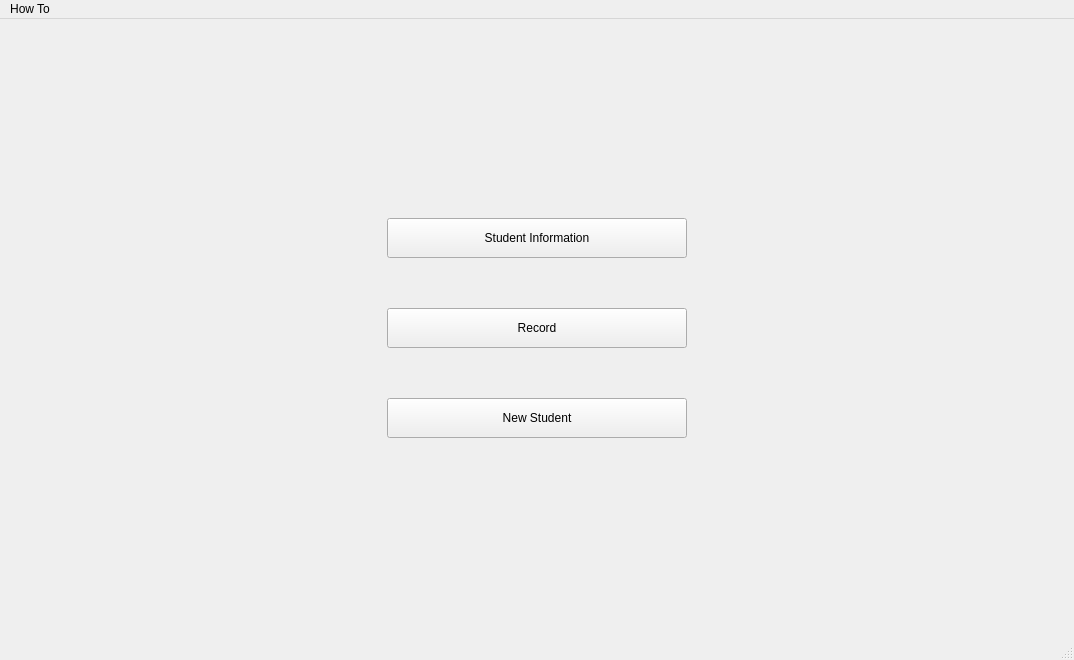
<?xml version="1.0" encoding="UTF-8"?>
<ui version="4.0">
 <class>MainWindow</class>
 <widget class="QMainWindow" name="MainWindow">
  <property name="geometry">
   <rect>
    <x>0</x>
    <y>0</y>
    <width>1074</width>
    <height>660</height>
   </rect>
  </property>
  <property name="sizePolicy">
   <sizepolicy hsizetype="Expanding" vsizetype="Expanding">
    <horstretch>0</horstretch>
    <verstretch>0</verstretch>
   </sizepolicy>
  </property>
  <property name="windowTitle">
   <string>Automatic Student Attendance System</string>
  </property>
  <widget class="QWidget" name="centralwidget">
   <property name="sizePolicy">
    <sizepolicy hsizetype="Expanding" vsizetype="Expanding">
     <horstretch>0</horstretch>
     <verstretch>0</verstretch>
    </sizepolicy>
   </property>
   <layout class="QVBoxLayout" name="verticalLayout_3">
    <item>
     <widget class="QStackedWidget" name="stackedWidget">
      <property name="sizePolicy">
       <sizepolicy hsizetype="Expanding" vsizetype="Expanding">
        <horstretch>0</horstretch>
        <verstretch>0</verstretch>
       </sizepolicy>
      </property>
      <property name="minimumSize">
       <size>
        <width>0</width>
        <height>0</height>
       </size>
      </property>
      <property name="currentIndex">
       <number>0</number>
      </property>
      <widget class="QWidget" name="Home">
       <property name="sizePolicy">
        <sizepolicy hsizetype="Expanding" vsizetype="Expanding">
         <horstretch>0</horstretch>
         <verstretch>0</verstretch>
        </sizepolicy>
       </property>
       <layout class="QVBoxLayout" name="verticalLayout_9">
        <item>
         <layout class="QGridLayout" name="home_grid">
          <property name="verticalSpacing">
           <number>50</number>
          </property>
          <item row="1" column="0">
           <widget class="QPushButton" name="b2">
            <property name="sizePolicy">
             <sizepolicy hsizetype="MinimumExpanding" vsizetype="Fixed">
              <horstretch>0</horstretch>
              <verstretch>0</verstretch>
             </sizepolicy>
            </property>
            <property name="minimumSize">
             <size>
              <width>300</width>
              <height>40</height>
             </size>
            </property>
            <property name="maximumSize">
             <size>
              <width>300</width>
              <height>40</height>
             </size>
            </property>
            <property name="text">
             <string>Record</string>
            </property>
           </widget>
          </item>
          <item row="0" column="0">
           <widget class="QPushButton" name="b1">
            <property name="sizePolicy">
             <sizepolicy hsizetype="MinimumExpanding" vsizetype="Fixed">
              <horstretch>0</horstretch>
              <verstretch>0</verstretch>
             </sizepolicy>
            </property>
            <property name="minimumSize">
             <size>
              <width>300</width>
              <height>40</height>
             </size>
            </property>
            <property name="maximumSize">
             <size>
              <width>300</width>
              <height>40</height>
             </size>
            </property>
            <property name="text">
             <string>Student Information</string>
            </property>
           </widget>
          </item>
          <item row="2" column="0">
           <widget class="QPushButton" name="b3">
            <property name="sizePolicy">
             <sizepolicy hsizetype="MinimumExpanding" vsizetype="Fixed">
              <horstretch>0</horstretch>
              <verstretch>0</verstretch>
             </sizepolicy>
            </property>
            <property name="minimumSize">
             <size>
              <width>300</width>
              <height>40</height>
             </size>
            </property>
            <property name="maximumSize">
             <size>
              <width>300</width>
              <height>40</height>
             </size>
            </property>
            <property name="text">
             <string>New Student</string>
            </property>
           </widget>
          </item>
         </layout>
        </item>
       </layout>
      </widget>
      <widget class="QWidget" name="Informations">
       <property name="sizePolicy">
        <sizepolicy hsizetype="Expanding" vsizetype="Expanding">
         <horstretch>0</horstretch>
         <verstretch>0</verstretch>
        </sizepolicy>
       </property>
       <layout class="QVBoxLayout" name="verticalLayout_4">
        <item>
         <layout class="QVBoxLayout" name="student_info_layout" stretch="1,15">
          <item>
           <layout class="QHBoxLayout" name="horizontalLayout">
            <item>
             <widget class="QComboBox" name="class_selection"/>
            </item>
            <item>
             <widget class="QPushButton" name="save_student_info_btn">
              <property name="text">
               <string>Save</string>
              </property>
             </widget>
            </item>
            <item>
             <widget class="QPushButton" name="close_student_info_btn">
              <property name="text">
               <string>Close</string>
              </property>
             </widget>
            </item>
           </layout>
          </item>
          <item>
           <widget class="QTableWidget" name="student_info">
            <property name="font">
             <font>
              <family>Times New Roman</family>
              <pointsize>14</pointsize>
             </font>
            </property>
           </widget>
          </item>
         </layout>
        </item>
       </layout>
      </widget>
      <widget class="QWidget" name="Record">
       <property name="sizePolicy">
        <sizepolicy hsizetype="Expanding" vsizetype="Expanding">
         <horstretch>0</horstretch>
         <verstretch>0</verstretch>
        </sizepolicy>
       </property>
       <layout class="QVBoxLayout" name="verticalLayout_2">
        <item>
         <layout class="QHBoxLayout" name="record_grid" stretch="2,1">
          <item>
           <layout class="QVBoxLayout" name="webcam_layout">
            <item>
             <widget class="QLabel" name="webcam">
              <property name="text">
               <string/>
              </property>
             </widget>
            </item>
            <item alignment="Qt::AlignHCenter">
             <widget class="QPushButton" name="close_button">
              <property name="minimumSize">
               <size>
                <width>200</width>
                <height>40</height>
               </size>
              </property>
              <property name="maximumSize">
               <size>
                <width>200</width>
                <height>40</height>
               </size>
              </property>
              <property name="text">
               <string>Close</string>
              </property>
             </widget>
            </item>
           </layout>
          </item>
          <item>
           <layout class="QVBoxLayout" name="verticalLayout" stretch="1,1,8">
            <item>
             <layout class="QHBoxLayout" name="date_layout" stretch="1,2">
              <item>
               <widget class="QLabel" name="date_label">
                <property name="font">
                 <font>
                  <family>Times New Roman</family>
                  <pointsize>16</pointsize>
                 </font>
                </property>
                <property name="text">
                 <string>Date :</string>
                </property>
               </widget>
              </item>
              <item>
               <widget class="QDateEdit" name="select_date">
                <property name="maximumDate">
                 <date>
                  <year>2030</year>
                  <month>12</month>
                  <day>31</day>
                 </date>
                </property>
                <property name="minimumDate">
                 <date>
                  <year>2020</year>
                  <month>9</month>
                  <day>14</day>
                 </date>
                </property>
                <property name="calendarPopup">
                 <bool>true</bool>
                </property>
                <property name="date">
                 <date>
                  <year>2020</year>
                  <month>9</month>
                  <day>14</day>
                 </date>
                </property>
               </widget>
              </item>
             </layout>
            </item>
            <item>
             <widget class="QComboBox" name="class_select">
              <property name="currentText">
               <string/>
              </property>
             </widget>
            </item>
            <item>
             <widget class="QTableWidget" name="table">
              <property name="sizePolicy">
               <sizepolicy hsizetype="Minimum" vsizetype="Minimum">
                <horstretch>0</horstretch>
                <verstretch>0</verstretch>
               </sizepolicy>
              </property>
             </widget>
            </item>
           </layout>
          </item>
         </layout>
        </item>
       </layout>
      </widget>
      <widget class="QWidget" name="New_Student">
       <property name="sizePolicy">
        <sizepolicy hsizetype="Expanding" vsizetype="Expanding">
         <horstretch>0</horstretch>
         <verstretch>0</verstretch>
        </sizepolicy>
       </property>
       <layout class="QVBoxLayout" name="verticalLayout_8">
        <item>
         <layout class="QHBoxLayout" name="new_entry_grid" stretch="2,1">
          <property name="sizeConstraint">
           <enum>QLayout::SetDefaultConstraint</enum>
          </property>
          <item>
           <layout class="QVBoxLayout" name="webcam_entry_layout" stretch="15,1">
            <item>
             <widget class="QLabel" name="webcam2">
              <property name="sizePolicy">
               <sizepolicy hsizetype="Expanding" vsizetype="Expanding">
                <horstretch>0</horstretch>
                <verstretch>0</verstretch>
               </sizepolicy>
              </property>
              <property name="text">
               <string/>
              </property>
             </widget>
            </item>
            <item>
             <layout class="QHBoxLayout" name="buttons_layout">
              <item>
               <widget class="QPushButton" name="capture_button">
                <property name="sizePolicy">
                 <sizepolicy hsizetype="Expanding" vsizetype="Expanding">
                  <horstretch>0</horstretch>
                  <verstretch>0</verstretch>
                 </sizepolicy>
                </property>
                <property name="text">
                 <string>Capture</string>
                </property>
               </widget>
              </item>
              <item>
               <widget class="QPushButton" name="save_button">
                <property name="sizePolicy">
                 <sizepolicy hsizetype="Expanding" vsizetype="Expanding">
                  <horstretch>0</horstretch>
                  <verstretch>0</verstretch>
                 </sizepolicy>
                </property>
                <property name="text">
                 <string>Save</string>
                </property>
               </widget>
              </item>
             </layout>
            </item>
           </layout>
          </item>
          <item>
           <layout class="QVBoxLayout" name="new_info_layout" stretch="0,0,0">
            <item>
             <layout class="QGridLayout" name="class_layout">
              <item row="0" column="0" alignment="Qt::AlignHCenter|Qt::AlignBottom">
               <widget class="QLabel" name="class_select_2">
                <property name="font">
                 <font>
                  <family>Times New Roman</family>
                  <pointsize>16</pointsize>
                 </font>
                </property>
                <property name="text">
                 <string>Enter Class</string>
                </property>
               </widget>
              </item>
              <item row="1" column="0" alignment="Qt::AlignTop">
               <widget class="QComboBox" name="class_prompt"/>
              </item>
             </layout>
            </item>
            <item>
             <layout class="QGridLayout" name="name_layout">
              <item row="0" column="0" alignment="Qt::AlignHCenter|Qt::AlignBottom">
               <widget class="QLabel" name="name_prompt">
                <property name="sizePolicy">
                 <sizepolicy hsizetype="Minimum" vsizetype="Minimum">
                  <horstretch>0</horstretch>
                  <verstretch>0</verstretch>
                 </sizepolicy>
                </property>
                <property name="font">
                 <font>
                  <family>Times New Roman</family>
                  <pointsize>16</pointsize>
                 </font>
                </property>
                <property name="text">
                 <string>Enter Student Name</string>
                </property>
               </widget>
              </item>
              <item row="1" column="0" alignment="Qt::AlignTop">
               <widget class="QLineEdit" name="name">
                <property name="sizePolicy">
                 <sizepolicy hsizetype="Minimum" vsizetype="Minimum">
                  <horstretch>0</horstretch>
                  <verstretch>0</verstretch>
                 </sizepolicy>
                </property>
                <property name="minimumSize">
                 <size>
                  <width>0</width>
                  <height>40</height>
                 </size>
                </property>
                <property name="maximumSize">
                 <size>
                  <width>16777215</width>
                  <height>40</height>
                 </size>
                </property>
                <property name="font">
                 <font>
                  <family>Times New Roman</family>
                  <pointsize>12</pointsize>
                 </font>
                </property>
                <property name="text">
                 <string/>
                </property>
               </widget>
              </item>
             </layout>
            </item>
            <item>
             <layout class="QGridLayout" name="id_layout">
              <item row="1" column="0" alignment="Qt::AlignTop">
               <widget class="QLineEdit" name="id">
                <property name="sizePolicy">
                 <sizepolicy hsizetype="Minimum" vsizetype="Minimum">
                  <horstretch>0</horstretch>
                  <verstretch>0</verstretch>
                 </sizepolicy>
                </property>
                <property name="minimumSize">
                 <size>
                  <width>0</width>
                  <height>40</height>
                 </size>
                </property>
                <property name="maximumSize">
                 <size>
                  <width>16777215</width>
                  <height>40</height>
                 </size>
                </property>
               </widget>
              </item>
              <item row="0" column="0" alignment="Qt::AlignHCenter|Qt::AlignBottom">
               <widget class="QLabel" name="id_prompt">
                <property name="sizePolicy">
                 <sizepolicy hsizetype="Minimum" vsizetype="Minimum">
                  <horstretch>0</horstretch>
                  <verstretch>0</verstretch>
                 </sizepolicy>
                </property>
                <property name="font">
                 <font>
                  <family>Times New Roman</family>
                  <pointsize>16</pointsize>
                 </font>
                </property>
                <property name="text">
                 <string>Enter Student ID</string>
                </property>
               </widget>
              </item>
             </layout>
            </item>
           </layout>
          </item>
         </layout>
        </item>
       </layout>
      </widget>
     </widget>
    </item>
   </layout>
  </widget>
  <widget class="QMenuBar" name="menubar">
   <property name="geometry">
    <rect>
     <x>0</x>
     <y>0</y>
     <width>1074</width>
     <height>26</height>
    </rect>
   </property>
   <property name="sizePolicy">
    <sizepolicy hsizetype="Expanding" vsizetype="Expanding">
     <horstretch>0</horstretch>
     <verstretch>0</verstretch>
    </sizepolicy>
   </property>
   <widget class="QMenu" name="menuHow_To">
    <property name="title">
     <string>How To</string>
    </property>
    <addaction name="actionStudent_Information"/>
    <addaction name="separator"/>
    <addaction name="actionRecord"/>
    <addaction name="separator"/>
    <addaction name="actionNew_Student"/>
   </widget>
   <addaction name="menuHow_To"/>
  </widget>
  <widget class="QStatusBar" name="statusbar">
   <property name="sizePolicy">
    <sizepolicy hsizetype="Expanding" vsizetype="Expanding">
     <horstretch>0</horstretch>
     <verstretch>0</verstretch>
    </sizepolicy>
   </property>
  </widget>
  <action name="actionStudent_Information">
   <property name="text">
    <string>Student Information</string>
   </property>
  </action>
  <action name="actionRecord">
   <property name="text">
    <string>Record</string>
   </property>
  </action>
  <action name="actionNew_Student">
   <property name="text">
    <string>New Student</string>
   </property>
  </action>
 </widget>
 <resources/>
 <connections/>
</ui>
